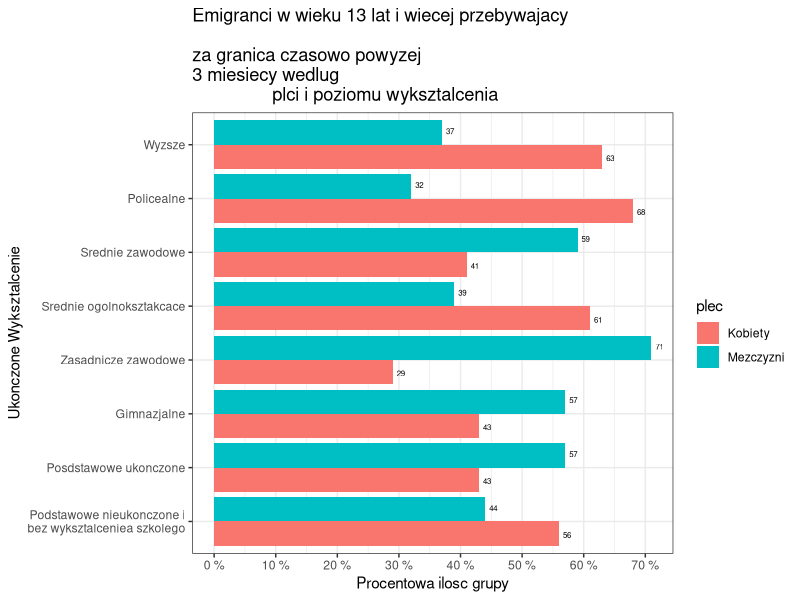

Recreate this plot in R.
## ---- chunk 1
knitr::opts_chunk$set(echo = TRUE)
## ---- chunk 2
library(data.table)
library(ggplot2)
library(dplyr)
library(tidyr)

wyksztalcenie <- c("Wyzsze","Policealne","Srednie zawodowe",
                   "Srednie ogolnoksztakcace","Zasadnicze zawodowe",
                   "Gimnazjalne","Posdstawowe ukonczone",
                   "Podstawowe nieukonczone i\nbez wyksztalceniea szkolego",
                   "Wyzsze","Policealne","Srednie zawodowe",
                   "Srednie ogolnoksztakcace","Zasadnicze zawodowe",
                   "Gimnazjalne","Posdstawowe ukonczone",
                   "Podstawowe nieukonczone i\nbez wyksztalceniea szkolego")
wartosci <- c(63,68,41,61,29,43,43,56,37,32,59,39,71,57,57,44)
plec <-c("Kobiety","Kobiety","Kobiety","Kobiety",
         "Kobiety","Kobiety","Kobiety","Kobiety",
         "Mezczyzni","Mezczyzni","Mezczyzni","Mezczyzni",
         "Mezczyzni","Mezczyzni","Mezczyzni","Mezczyzni")
data <- data.frame(wyksztalcenie,wartosci,plec)
data$wyksztalcenie <- factor(data$wyksztalcenie,
                      levels = c("Wyzsze","Policealne","Srednie zawodowe",
                                "Srednie ogolnoksztakcace","Zasadnicze zawodowe",
                                "Gimnazjalne","Posdstawowe ukonczone",
                                "Podstawowe nieukonczone i\nbez wyksztalceniea szkolego"))

ggplot(data, aes(y=wyksztalcenie, x=wartosci, condition=plec,fill=plec)) + 
  geom_bar(position="dodge", stat="identity")+ 
    geom_text(aes(x = wartosci, y = wyksztalcenie, label = wartosci, group = plec),
    hjust = -0.5, size = 2,
    position = position_dodge(width = 1),
    inherit.aes = TRUE) +
  labs(title = "Emigranci w wieku 13 lat i wiecej przebywajacy
                \nza granica czasowo powyzej \n3 miesiecy wedlug
                plci i poziomu wyksztalcenia"
                ,y = "Ukonczone Wyksztalcenie",
                x = "Procentowa ilosc grupy")+
  scale_x_continuous(labels = paste(seq(from = 0, to = 80, by = 10),"%"),
                     breaks = seq(from = 0, to = 80, by = 10))+
  scale_y_discrete(limits = unique(rev(data$wyksztalcenie)))+
    theme_bw() 
